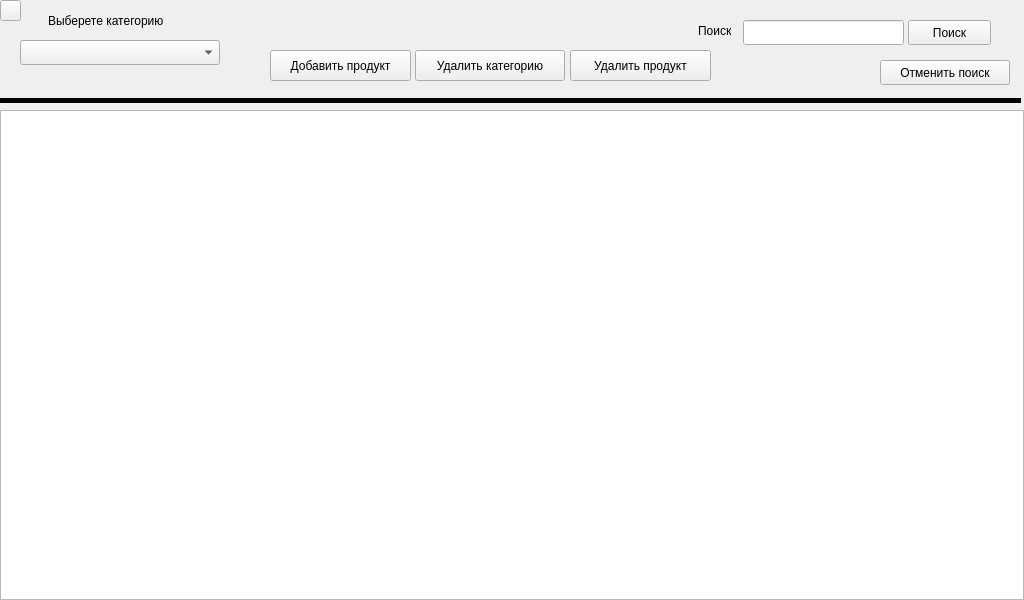
<?xml version="1.0" encoding="UTF-8"?>
<ui version="4.0">
 <class>MainWindow</class>
 <widget class="QMainWindow" name="MainWindow">
  <property name="geometry">
   <rect>
    <x>0</x>
    <y>0</y>
    <width>1024</width>
    <height>600</height>
   </rect>
  </property>
  <property name="sizePolicy">
   <sizepolicy hsizetype="Ignored" vsizetype="Preferred">
    <horstretch>0</horstretch>
    <verstretch>0</verstretch>
   </sizepolicy>
  </property>
  <property name="minimumSize">
   <size>
    <width>1024</width>
    <height>600</height>
   </size>
  </property>
  <property name="maximumSize">
   <size>
    <width>1024</width>
    <height>600</height>
   </size>
  </property>
  <property name="windowTitle">
   <string>Учёт продуктов</string>
  </property>
  <widget class="QWidget" name="centralWidget">
   <widget class="QPushButton" name="AddButton">
    <property name="geometry">
     <rect>
      <x>270</x>
      <y>50</y>
      <width>141</width>
      <height>31</height>
     </rect>
    </property>
    <property name="text">
     <string>Добавить продукт</string>
    </property>
   </widget>
   <widget class="QPushButton" name="DeleteButton">
    <property name="geometry">
     <rect>
      <x>570</x>
      <y>50</y>
      <width>141</width>
      <height>31</height>
     </rect>
    </property>
    <property name="text">
     <string>Удалить продукт</string>
    </property>
   </widget>
   <widget class="QLabel" name="label_10">
    <property name="geometry">
     <rect>
      <x>48</x>
      <y>5</y>
      <width>144</width>
      <height>31</height>
     </rect>
    </property>
    <property name="text">
     <string>Выберете категорию</string>
    </property>
   </widget>
   <widget class="Line" name="line">
    <property name="geometry">
     <rect>
      <x>-10</x>
      <y>90</y>
      <width>1031</width>
      <height>20</height>
     </rect>
    </property>
    <property name="sizePolicy">
     <sizepolicy hsizetype="Minimum" vsizetype="Fixed">
      <horstretch>0</horstretch>
      <verstretch>0</verstretch>
     </sizepolicy>
    </property>
    <property name="frameShadow">
     <enum>QFrame::Plain</enum>
    </property>
    <property name="lineWidth">
     <number>5</number>
    </property>
    <property name="orientation">
     <enum>Qt::Horizontal</enum>
    </property>
   </widget>
   <widget class="QComboBox" name="CategoryList">
    <property name="geometry">
     <rect>
      <x>20</x>
      <y>40</y>
      <width>200</width>
      <height>25</height>
     </rect>
    </property>
   </widget>
   <widget class="QLabel" name="label">
    <property name="enabled">
     <bool>true</bool>
    </property>
    <property name="geometry">
     <rect>
      <x>698</x>
      <y>20</y>
      <width>51</width>
      <height>21</height>
     </rect>
    </property>
    <property name="text">
     <string>Поиск</string>
    </property>
   </widget>
   <widget class="QLineEdit" name="SearchLine">
    <property name="geometry">
     <rect>
      <x>743</x>
      <y>20</y>
      <width>161</width>
      <height>25</height>
     </rect>
    </property>
   </widget>
   <widget class="QPushButton" name="SearchButton">
    <property name="geometry">
     <rect>
      <x>908</x>
      <y>20</y>
      <width>83</width>
      <height>25</height>
     </rect>
    </property>
    <property name="text">
     <string>Поиск</string>
    </property>
   </widget>
   <widget class="QTableView" name="Table">
    <property name="geometry">
     <rect>
      <x>0</x>
      <y>110</y>
      <width>1024</width>
      <height>490</height>
     </rect>
    </property>
   </widget>
   <widget class="QPushButton" name="pushButton">
    <property name="enabled">
     <bool>true</bool>
    </property>
    <property name="geometry">
     <rect>
      <x>880</x>
      <y>60</y>
      <width>130</width>
      <height>25</height>
     </rect>
    </property>
    <property name="text">
     <string>Отменить поиск</string>
    </property>
   </widget>
   <widget class="QPushButton" name="pushButton_2">
    <property name="geometry">
     <rect>
      <x>415</x>
      <y>50</y>
      <width>150</width>
      <height>31</height>
     </rect>
    </property>
    <property name="text">
     <string>Удалить категорию</string>
    </property>
   </widget>
   <widget class="QPushButton" name="HelpButton">
    <property name="geometry">
     <rect>
      <x>0</x>
      <y>0</y>
      <width>21</width>
      <height>21</height>
     </rect>
    </property>
    <property name="text">
     <string/>
    </property>
   </widget>
  </widget>
  <widget class="QMenuBar" name="menuBar">
   <property name="geometry">
    <rect>
     <x>0</x>
     <y>0</y>
     <width>1024</width>
     <height>22</height>
    </rect>
   </property>
  </widget>
 </widget>
 <layoutdefault spacing="6" margin="11"/>
 <resources/>
 <connections/>
</ui>
